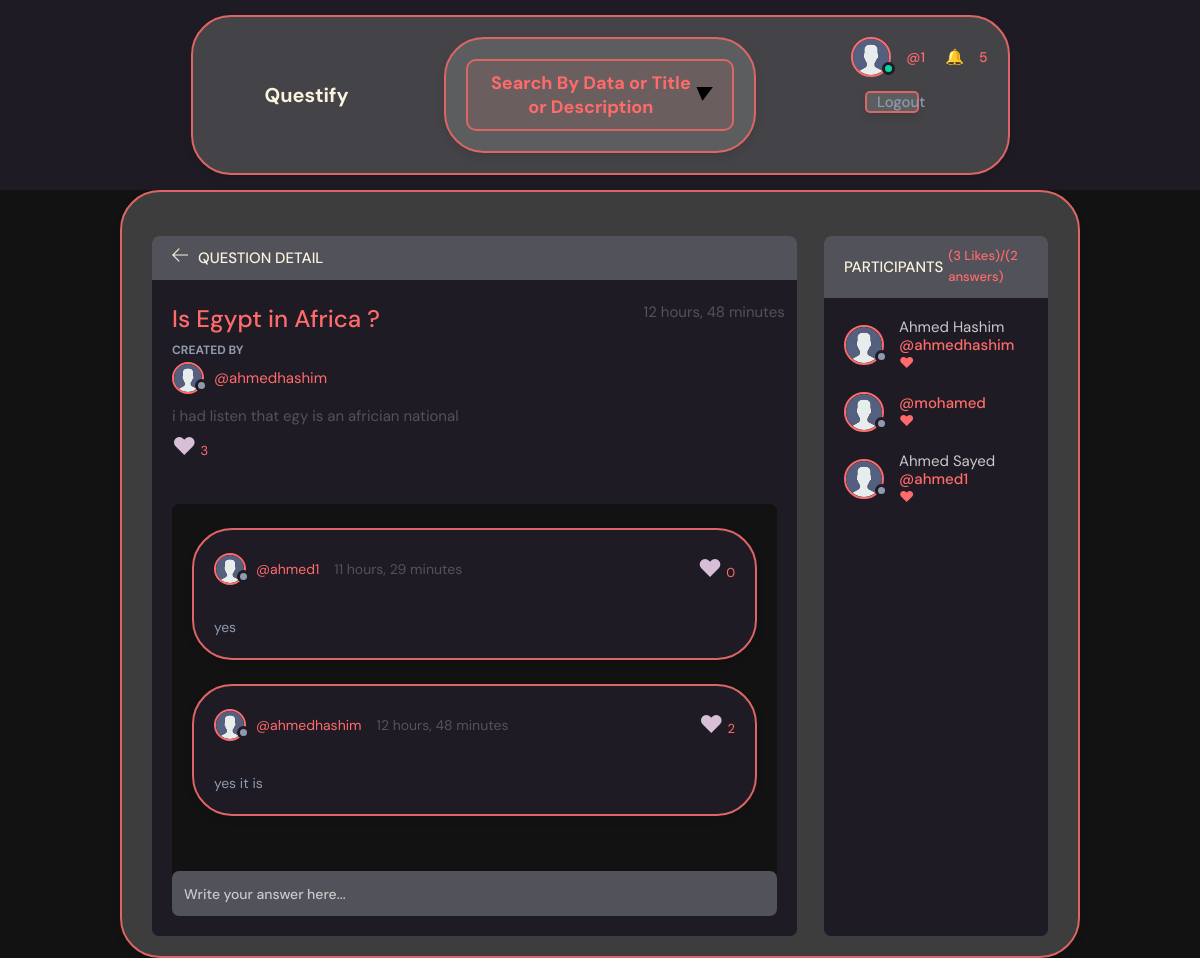
The page /question/1 (signed in) on the database its author committed.
### ask/models.py (models this page shows, shortened)
class Question(models.Model):
    title            = models.CharField(max_length=1000  )
    content          = models.TextField(max_length=40000, blank=True  )
    rating           = models.IntegerField(null=True, blank=True)
    created_at       = models.DateTimeField(auto_now=True,auto_created=True,null=True, blank=True,)
    last_edit        = models.DateTimeField(auto_created=True,null=True, blank=True)
    user             = models.ForeignKey(User,on_delete=models.CASCADE,related_name="Question_user")
    like             = models.ManyToManyField(User , blank=True ,related_name="Question_like")
    group            = models.ForeignKey(Group ,on_delete=models.CASCADE, blank=True ,null=True,related_name="group_question")
    tags             = TaggableManager(blank=True)
    class Meta:
        ordering  = ['-created_at']
        get_latest_by =  'created_at'

class Answer(models.Model):
    user       = models.ForeignKey(User, on_delete=models.CASCADE,related_name="Answer_user")
    content    = models.TextField(max_length=4000)
    created_at = models.DateTimeField(auto_now=True, auto_created=True)
    question   = models.ForeignKey(Question, on_delete=models.CASCADE,related_name="question")
    like       = models.ManyToManyField(User , blank=True ,related_name="Answer_like")
    class Meta:
        get_latest_by = 'created_at'
        ordering  = ['-created_at']

### ask/views.py (the view, shortened to what this page needs)
# urls.py: path('question/<int:id>',views.question_detail,name='question_detail'),
@login_required
def question_detail(request, id):
    question = get_object_or_404(Question, pk=id)
    answers = Answer.objects.filter(question=question)
    return render(request, 'ask/question_detail.html', {'question': question,'answers': answers})

### project/notification_context.py (called while the page is built)
def notification_view(request):
    if request.user.is_authenticated:
        notifications = Notification.objects.filter(to_user=request.user, is_read=True)
        not_read_notifications = Notification.objects.filter(to_user=request.user , is_read=False)
        count = not_read_notifications.count()
        return {'notification_count': count,"my_notifications": notifications,"not_read_notifications": not_read_notifications}
    else:
        count = 0
    return {'notification_count': count}

### project/time_context.py (called while the page is built)
def get_datetime_now(request):
    year = datetime.date.today().year
    return {'year_now': year}

### ask/templates/ask/question_detail.html (shortened to what this page needs)
{% extends "base.html" %}
{% block body %}
<main class="profile-page layout layout--2">
    <div class="container">
      <div class="room">
        <div class="room__top">
          <div class="room__topLeft">
            <a href="{{request.META.HTTP_REFERER}}">
              <svg version="1.1" xmlns="http://www.w3.org/2000/svg" width="32" height="32" viewBox="0 0 32 32">
                <title>arrow-left</title>
                <path
                  d="M13.723 2.286l-13.723 13.714 13.719 13.714 1.616-1.611-10.96-10.96h27.625v-2.286h-27.625l10.965-10.965-1.616-1.607z"
                ></path>
              </svg>
            </a>
            <h3>Question Detail</h3>
          </div>
        </div>
        <div class="room__box scroll">
          <div class="room__header scroll">
            <div class="room__info">
              <h3>{{question.title}}</h3>
              <span>{{question.created_at|timesince}}</span>
            </div>
            <div class="room__hosted">
              <p>Created By</p>
              <a href="{% url 'accounts:profile' question.user %}" class="room__author">
                <div class="avatar avatar--small">
                  <img src="static/assets/avatar.svg" />
                </div>
                <span>@{{question.user}}</span>
              </a>
            </div>
            <div class="room__details">
              {{question.content}}
            </div>
            {% if request.user in question.like.all %}
            <div class="thread__delete">
              <a style="font-size: x-large;" href="{% url 'ask:question_like' id=question.id %}"> ♥</a>
              <a style="font-size: small;" href="{% url 'ask:question_like' id=question.id %}">{{question.like.count}}</a>
            </div>
            {% else %}
          <div class="thread__delete">
            <a  style="font-size: x-large;color:thistle " href="{% url 'ask:question_like' id=question.id %}"> ♥</a>
            <a style="font-size: small;" href="{% url 'ask:question_like' id=question.id %}">{{question.like.count}}</a>
          </div>
              {% endif %}
          </div>
            <div class="room__message">
                <form action='{% url "ask:question_detail" question.id %}' method="POST">
                  <input name="content" placeholder="Write your answer here..." />
                </form>
              </div>
          <div class="room__conversation">
            <div class="threads scroll">
                {% for answer in answers %}
                    <br>
                <div class="container" style=" width: 100%; border: 2px solid rgb(222, 101, 101); border-radius: 40px; padding: 20px; background: var(--color-dark); color: var(--color-); box-shadow: 0px 4px 8px rgba(0, 0, 0, 0.1);">
                  <div class="thread__top">
                  <div class="thread__author">
                    <a href="{% url 'accounts:profile' answer.user %}" class="thread__authorInfo">
                      <div class="avatar avatar--small">
                        <img src="static/assets/avatar.svg" />
                      </div>
                      <span>@{{answer.user}}</span>
                    </a>
                    <span class="thread__date">{{answer.created_at|timesince}}</span>
                  </div>
                  {% if request.user in answer.like.all %}
                <div class="thread__delete">
                  <a style="font-size: x-large;" href="{% url 'ask:like_answer' qid=question.id id=answer.id %}"> ♥</a>
                  <a style="font-size: small;" href="{% url 'ask:like_answer' qid=question.id id=answer.id %}">{{answer.like.count}}</a>
                </div>
                {% else %}
              <div class="thread__delete">
                <a  style="font-size: x-large;color:thistle " href="{% url 'ask:like_answer' qid=question.id id=answer.id %}"> ♥</a>
                <a style="font-size: small;" href="{% url 'ask:like_answer' qid=question.id id=answer.id %}">{{answer.like.count}}</a>
              </div>
                  {% endif %}
                </div>
                <div style="color:var(--color-gray);" class="thread__details">
                  <br>
                  {{answer.content}}
                </div>
              </div>
              {% endfor %}
            </div>
          </div>
        </div>
      </div>
      <div class="participants">
        <h3 class="participants__top">Participants <span>({{question.like.count}} Likes)/({{answers.count}} answers)</span></h3>
        <div class="participants__list scroll">
          {% for member in question.like.all %}
          <a href="{% url 'accounts:profile' member %}" class="participant">
            <div class="avatar avatar--medium">
              <img src="static/assets/avatar.svg" />
            </div>
            <p>
              {{member.first_name}} {{member.last_name}}
              <span>@{{member}}</span><span>♥</span>
            </p>
          </a>
          {% endfor %}
        </div>
      </div>
    </div>
  </main>
{% endblock body %}

### templates/base.html (shortened to what this page needs)
{% load static %}
<!DOCTYPE html>
<html lang="en">
<head>
  <link rel="stylesheet" href="{% static 'styles/style.css' %}" />
</head>
<body>
  <header class="header header--loggedIn">
    <div class="container" style="width: 70%; border: 2px solid rgb(222, 101, 101); border-radius: 40px; padding: 20px; background: rgba(137, 142, 137, 0.35); color: var(--color-dark-light); box-shadow: 0px 4px 8px rgba(0, 0, 0, 0.1);">
      <a href="/" class="header__logo">
        <img src="{% static 'assets/logo.svg' %}" alt="Questify Logo" />
        <h1>Questify</h1>
      </a>
      {% if request.user.is_authenticated %}
      <div class="container1" style="width: 100%; border: 2px solid rgb(222, 101, 101); border-radius: 40px; padding: 20px; background: rgba(137, 142, 137, 0.35); color: var(--color-dark-light); box-shadow: 0px 4px 8px rgba(0, 0, 0, 0.1); transition: transform 0.3s ease; text-align: center;">
        <button id="toggleButton3" style="background: rgba(222, 101, 101, 0.1); border: 2px solid rgb(222, 101, 101); cursor: pointer; font-size: 1.2em; padding: 10px 20px; border-radius: 10px; display: inline-flex; align-items: center; transition: background-color 0.3s ease, box-shadow 0.3s ease;">
          <span style="flex-grow: 1; color: var(--color-main); font-weight: bold;">Search By Data or Title or Description</span>
          <i id="toggleIcon" style="font-size: 1em; transition: transform 0.3s ease;">&#9660;</i>
        </button>
      </div>
      {% endif %}
      <nav class="header__menu">
        {% if request.user.is_authenticated %}
        <div class="header__user">
          <a href="{% url 'accounts:profile' request.user.username %}">
            <div class="avatar avatar--medium active">
              <img src="{% static 'assets/avatar.svg' %}" alt="User Avatar" />
            </div>
            <p>{{ request.user.first_name }} <span>@{{ request.user.username }}</span></p>
          </a>
          <div class="notification-container">
            <a href="/notification/">🔔
              {% if notification_count > 0 %}
              <span style="color: ff6b6b;">{{ notification_count }}</span>
              {% else %}
              <span style="color: ff6b6b;">0</span>
              {% endif %}
            </a>
          </div>
        </div>
        <div class="container" style="width: 40%; border: 2px solid rgb(222, 101, 101); border-radius: 5px;  ; margin:10%;background: rgba(137, 142, 137, 0.35); color: var(--color-dark-light); box-shadow: 0px 4px 8px rgba(0, 0, 0, 0.1);">
        <a href="{% url 'accounts:logout' %}">
          <p>Logout</p>
        </a>
      </div>
        {% else %}
        <a href="{% url 'accounts:login' %}">
          <img src="{% static 'assets/avatar.svg' %}" alt="Default Avatar" />
          <p>Account</p>
        </a>
        {% endif %}
      </nav>
    </div>
  </header>
</body>
<div class="container" style="width: 80%; border: 2px solid rgb(222, 101, 101); border-radius: 40px; padding: 20px; background: rgba(137, 142, 137, 0.35); color: var(--color-dark-light); box-shadow: 0px 4px 8px rgba(0, 0, 0, 0.1);">
{% block body %}
{% endblock body %}
</div>
</html>

### rows shown on the page
Question: title "Is Egypt in Africa ?", created_at "12 hours, 48 minutes", user "ahmedhashim", content "i had listen that egy is an africian national", like.count "3"
Answer: user "ahmed1", created_at "11 hours, 29 minutes", like.count "0", content "yes"
Answer: user "ahmedhashim", created_at "12 hours, 48 minutes", like.count "2", content "yes it is"

### other values the page prints
{{ request.user.username }} "1"
{{ notification_count }} "5"
{{ answers.count }} "2"
{{ member.first_name }} "Ahmed"
{{ member.last_name }} "Hashim"
{{ member }} "ahmedhashim"
{{ member }} "mohamed"
{{ member.last_name }} "Sayed"
{{ member }} "ahmed1"
